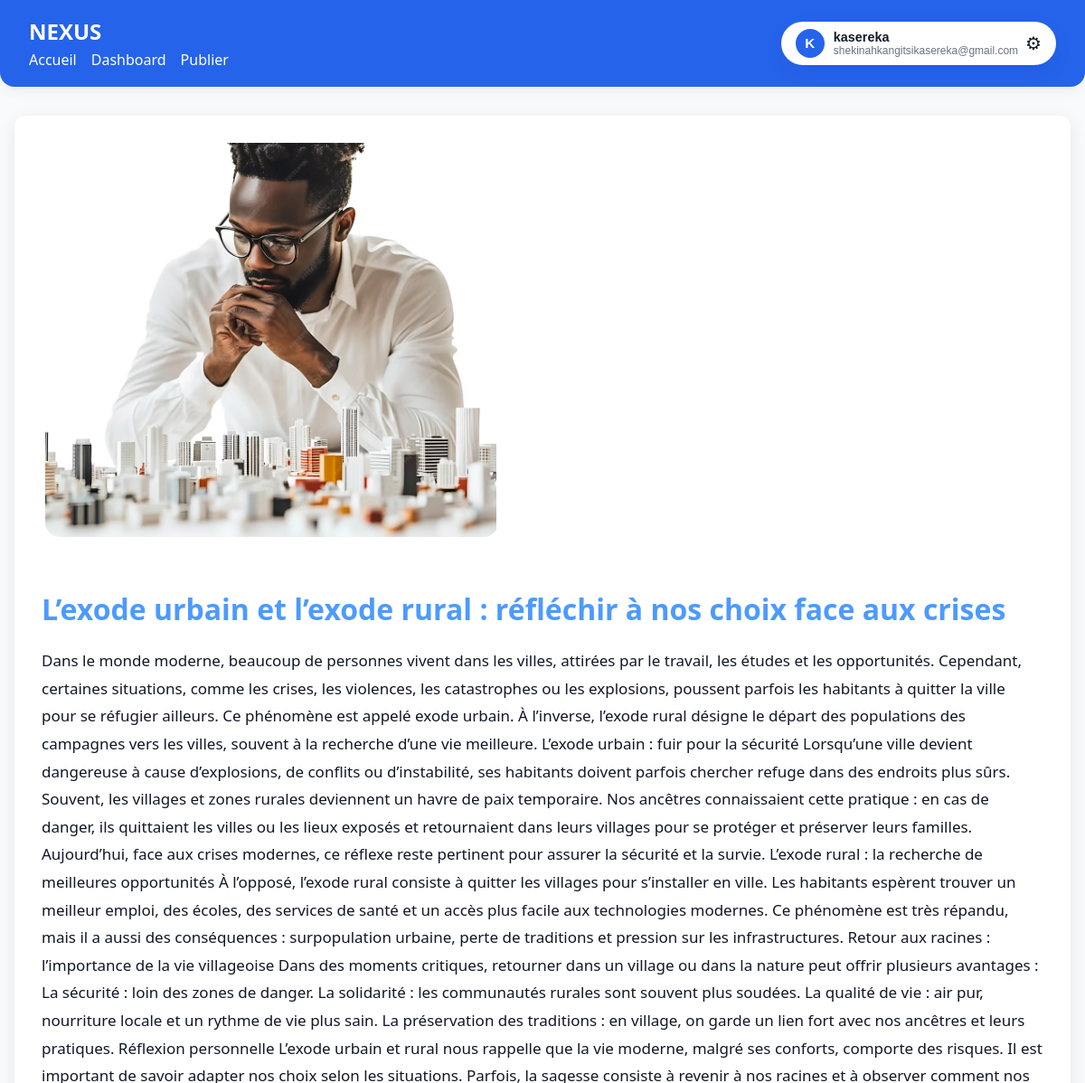
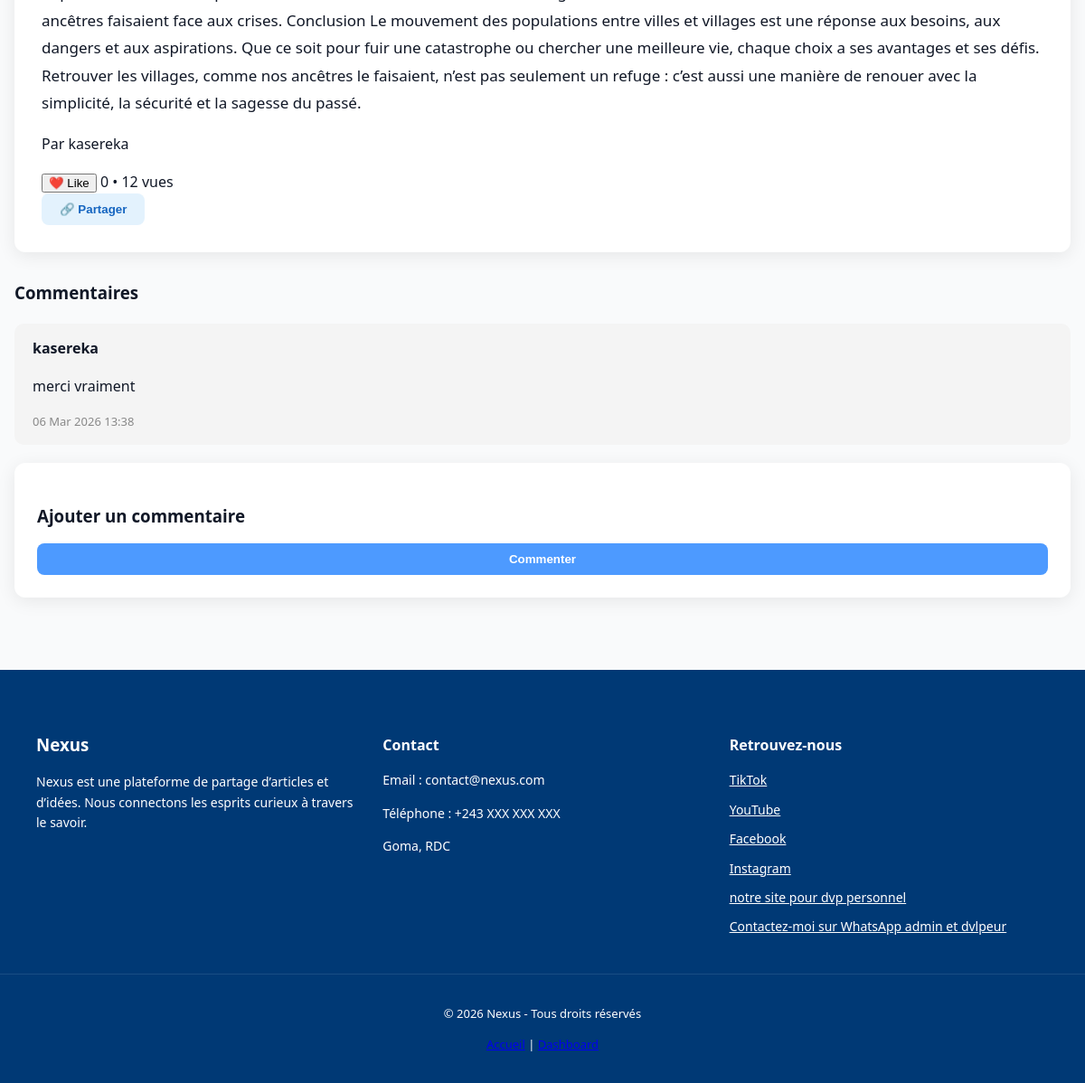
The app's page /article/9/ (signed in) with its own data (2 pictures, top to bottom).
### utilisateur/models.py (models this page shows, shortened)
class Article(models.Model):
    titre = models.CharField(max_length=200)
    contenu = models.TextField()
    auteur = models.ForeignKey(User, on_delete=models.CASCADE)
    date_creation = models.DateTimeField(default=timezone.now)
    image = models.ImageField(upload_to='articles/', null=True, blank=True)
    tags = models.ManyToManyField(Tag, related_name="articles", blank=True)
    vues = models.PositiveIntegerField(default=0)
    likes = models.ManyToManyField(
        settings.AUTH_USER_MODEL,
        related_name="articles_likes",
        blank=True
    )
    def total_likes(self):
        return self.likes.count()

class Commentaire(models.Model):
    article = models.ForeignKey(
        Article,
        on_delete=models.CASCADE,
        related_name="commentaires"
    )
    auteur = models.ForeignKey(
        settings.AUTH_USER_MODEL,
        on_delete=models.CASCADE
    )
    contenu = models.TextField()
    date = models.DateTimeField(auto_now_add=True)

### utilisateur/views.py (the view, shortened to what this page needs)
# urls.py: path('article/<int:id>/', views.article_detail, name='article_detail'),
def article_detail(request, id):
    article = get_object_or_404(Article, id=id)
    article.vues += 1
    article.save()
    return render(request, "utilisateur/article_detail.html", {"article": article})

### utilisateur/templates/utilisateur/article_detail.html (shortened to what this page needs)
{% extends 'base.html' %}
{% load static %}
{% block extra_css %}
<link rel="stylesheet" href="{% static 'css/article_detail.css' %}">
{% endblock %}
{% block content %}
<div class="article-detail">
    <div class="article-card">
        {% if article.image %}
            <img src="{{ article.image.url }}" alt="{{ article.titre }}" style="max-width:100%; border-radius:12px; margin-bottom:15px;">
        {% endif %}
        <h1 class="article-title">{{ article.titre }}</h1>
        <p class="article-content">{{ article.contenu }}</p>
        <p class="article-author">Par {{ article.auteur.username }}</p>
        <div class="article-meta">
            {% if user.is_authenticated %}
            <button class="like-btn {% if user in article.likes.all %}liked{% endif %}" data-article-id="{{ article.id }}">
                ❤️ Like
            </button>
            {% endif %}
            <span id="like-count-{{ article.id }}">{{ article.total_likes }}</span>
            <span>• {{ article.vues }} vues</span>
        </div>
        <button id="share-btn" onclick="navigator.share ? navigator.share({title: '{{ article.titre }}', url: window.location.href}) : alert('Partage non supporté')">
            🔗 Partager
        </button>
    </div>
    <div class="comments-section">
        <h3>Commentaires</h3>
        {% for commentaire in article.commentaires.all %}
            <div class="comment">
                <strong>{{ commentaire.auteur }}</strong>
                <p>{{ commentaire.contenu }}</p>
                <small>{{ commentaire.date|date:"d M Y H:i" }}</small>
            </div>
        {% empty %}
            <p class="no-comment">Aucun commentaire pour le moment.</p>
        {% endfor %}
        {% if user.is_authenticated %}
            <div class="comment-form">
                <h3>Ajouter un commentaire</h3>
                <form method="post">
                    <button type="submit">Commenter</button>
                </form>
            </div>
        {% else %}
            <p>Vous devez être connecté pour commenter.</p>
        {% endif %}
    </div>
</div>
{% endblock %}

### templates/base.html (shortened to what this page needs)
{% load static %}
<!DOCTYPE html>
<html lang="fr">
<head>
<link rel="stylesheet" href="{% static 'css/navbar.css' %}">
<link rel="stylesheet" href="{% static 'css/base.css' %}">
{% block extra_css %}{% endblock %}
</head>
<body>
<nav class="navbar">
    <div class="nav-left">
        <a href="{% url 'utilisateur:index' %}" class="logo">NEXUS</a>
        <div class="nav-links" id="navLinks">
            <a href="{% url 'utilisateur:index' %}" class="nav-link">Accueil</a>
            {% if user.is_authenticated %}
                <a href="{% url 'utilisateur:dashboard' %}" class="nav-link">Dashboard</a>
                <a href="{% url 'utilisateur:create_article' %}" class="nav-link">Publier</a>
            {% endif %}
        </div>
    </div>
    <div class="nav-user">
        {% if user.is_authenticated %}
        <div class="settings-wrapper">
            <button class="settings-btn" id="settingsToggle">
                <div class="user-info">
                    <div class="avatar">{{ user.username|first|upper }}</div>
                    <div class="user-text">
                        <span class="username">{{ user.username }}</span>
                        <span class="email">{{ user.email }}</span>
                    </div>
                </div>
                <span class="gear">⚙</span>
            </button>
        </div>
        {% else %}
            <a href="{% url 'utilisateur:login' %}" class="btn-login">Connexion</a>
            <a href="{% url 'utilisateur:register' %}" class="btn-register">Inscription</a>
        {% endif %}
    </div>
</nav>
<main class="container">
    {% block content %}{% endblock %}
</main>
<footer class="footer">
    <div class="footer-container">
        <div class="footer-section">
            <h3>Nexus</h3>
            <p>
                Nexus est une plateforme de partage d’articles et d’idées.
                Nous connectons les esprits curieux à travers le savoir.
            </p>
        </div>
        <div class="footer-section">
            <h4>Contact</h4>
            <p>Email : contact@nexus.com</p>
            <p>Téléphone : +243 XXX XXX XXX</p>
            <p>Goma, RDC</p>
        </div>
        <div class="footer-section">
            <h4>Retrouvez-nous</h4>
            <div class="social-links">
                <a href="https://www.tiktok.com/@nexusselfreg">TikTok</a>
                <a href="https://www.youtube.com/channel/UCsA-ThRn4E1Z9MH6rdgD9kg">YouTube</a>
                <a href="#">Facebook</a>
                <a href="#">Instagram</a>
                <a href="nexusselfreg.alindae.com">notre site pour dvp personnel</a>
                <a href="https://wa.me/243977287139" target="_blank">Contactez-moi sur WhatsApp admin et dvlpeur</a>
            </div>
        </div>
    </div>
    <div class="footer-bottom">
        <p>© 2026 Nexus - Tous droits réservés</p>
        <p>
            <a href="{% url 'utilisateur:index' %}">Accueil</a>
            {% if user.is_authenticated %}
                | <a href="{% url 'utilisateur:dashboard' %}">Dashboard</a>
            {% endif %}
        </p>
    </div>
</footer>
</body>
</html>

### static/css/navbar.css (style rules this page uses)
.navbar { display: flex; justify-content: space-between; align-items: center; padding: 14px 30px; background-color: #2563eb; box-shadow: 0 5px 15px rgba(0,0,0,0.05); border-radius: 0 0 16px 16px; position: relative; z-index: 100; transition: background 0.3s ease, box-shadow 0.3s ease; }
.nav-left .logo { font-weight: 700; font-size: 1.5rem; color: #ffffff; text-decoration: none; }
.nav-links { display: flex; gap: 20px; }
.nav-link { text-decoration: none; font-weight: 500; color: #ffffff; transition: color 0.3s ease; }
.settings-wrapper { position: relative; display: inline-block; }
.settings-btn { display: flex; align-items: center; gap: 12px; background: #ffffff; border: 1px solid #e5e7eb; padding: 8px 16px; border-radius: 40px; cursor: pointer; transition: all 0.35s cubic-bezier(0.4, 0, 0.2, 1); box-shadow: 0 8px 25px rgba(0,0,0,0.05); }
.avatar { width: 38px; height: 38px; background: linear-gradient(135deg, #2563eb, #3b82f6); color: #fff; border-radius: 50%; display: flex; align-items: center; justify-content: center; font-weight: 600; font-size: 0.95rem; }
.user-info { display: flex; align-items: center; gap: 12px; }
.user-text { display: flex; flex-direction: column; text-align: left; }
.username { font-weight: 600; font-size: 0.9rem; color: #111827; }
.email { font-size: 0.75rem; color: #6b7280; }
.gear { transition: transform 0.4s ease, color 0.4s ease; }
body, .navbar, .footer, .container, .settings-menu { transition: background 0.3s ease, color 0.3s ease, border 0.3s ease, box-shadow 0.3s ease; }

### static/css/base.css (style rules this page uses)
body { font-family: "Segoe UI", Roboto, sans-serif; margin: 0; background-color: #f9fafb; color: #111827; line-height: 1.6; transition: background 0.3s ease, color 0.3s ease; }
.container { max-width: 1200px; margin: 2rem auto; padding: 0 1rem; }
.navbar { display: flex; justify-content: space-between; align-items: center; background: #2563eb; color: #fff; padding: 1rem 2rem; position: sticky; top: 0; z-index: 1000; }
.logo { font-size: 1.4rem; font-weight: bold; text-decoration: none; color: #fff; }
.nav-links { display: flex; gap: 1rem; }
.nav-link { color: #fff; text-decoration: none; font-weight: 500; transition: color 0.3s ease; }
.settings-wrapper { position: relative; }
.settings-btn { background: #fff; border: none; border-radius: 40px; padding: 0.5rem 1rem; cursor: pointer; display: flex; align-items: center; gap: 0.5rem; color: #111827; transition: background 0.3s ease; }
.user-info { display: flex; align-items: center; gap: 10px; }
.avatar { background: #2563eb; color: #fff; border-radius: 50%; width: 32px; height: 32px; display: flex; align-items: center; justify-content: center; font-weight: bold; }
.gear { font-size: 20px; }
.footer { background: #003975; color: #ffffff; padding-top: 50px; margin-top: 80px; }
.footer-container { display: flex; justify-content: space-between; flex-wrap: wrap; padding: 0 40px; gap: 30px; }
.footer-section { flex: 1; min-width: 250px; }
.footer-section h3, .footer-section h4 { margin-bottom: 15px; color: #ffffff; }
.footer-section p { line-height: 1.6; font-size: 14px; color: #ffffff; }
.social-links { display: flex; flex-direction: column; gap: 10px; }
.social-links a { color: #ffffff; transition: 0.3s ease; font-size: 14px; }
.footer-bottom { text-align: center; padding: 20px; margin-top: 40px; border-top: 1px solid rgba(255,255,255,0.1); font-size: 13px; color: #ffffff; }

### records on screen
Article: image (picture), titre "L’exode urbain et l’exode rural : réfléchir à nos choix face aux crises", contenu "Dans le monde moderne, beaucoup de personnes vivent dans les villes, attirées par le travail, les études et les opportunités. Cependant, certaines situations, comme les crises, les violences, les catastrophes ou les explosions, poussent parfois les habitants à quitter la ville pour se réfugier ailleurs. Ce phénomène est appelé exode urbain. À l’inverse, l’exode rural désigne le départ des populations des campagnes vers les villes, souvent à la recherche d’une vie meilleure. L’exode urbain : fuir pour la sécurité Lorsqu’une ville devient dangereuse à cause d’explosions, de conflits ou d’instabilité, ses habitants doivent parfois chercher refuge dans des endroits plus sûrs. Souvent, les…", auteur.username "kasereka", total_likes "0", vues "12"
Commentaire: auteur "kasereka", contenu "merci vraiment", date "06 Mar 2026 13:38"

### other values on screen
{{ user.username|first|upper }} "K"
{{ user.username }} "kasereka"
{{ user.email }} "shekinahkangitsikasereka@gmail.com"
